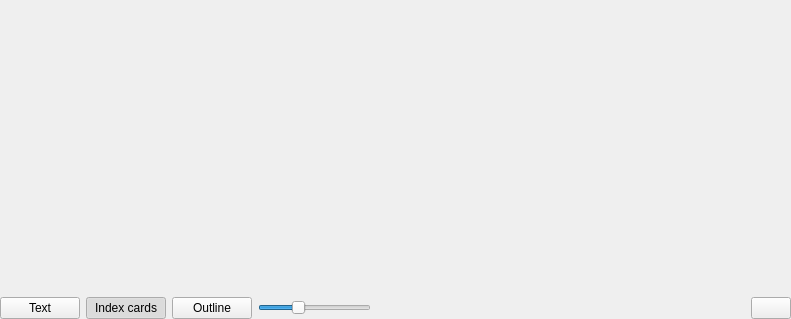
<?xml version="1.0" encoding="UTF-8"?>
<ui version="4.0">
 <class>mainEditor</class>
 <widget class="QWidget" name="mainEditor">
  <property name="geometry">
   <rect>
    <x>0</x>
    <y>0</y>
    <width>791</width>
    <height>319</height>
   </rect>
  </property>
  <property name="windowTitle">
   <string>Form</string>
  </property>
  <layout class="QVBoxLayout" name="verticalLayout">
   <property name="margin">
    <number>0</number>
   </property>
   <item>
    <widget class="QTabWidget" name="tab">
     <property name="currentIndex">
      <number>-1</number>
     </property>
     <property name="documentMode">
      <bool>true</bool>
     </property>
     <property name="tabsClosable">
      <bool>true</bool>
     </property>
     <property name="movable">
      <bool>true</bool>
     </property>
    </widget>
   </item>
   <item>
    <layout class="QHBoxLayout" name="horizontalLayout_19">
     <item>
      <widget class="QPushButton" name="btnRedacFolderText">
       <property name="text">
        <string>Text</string>
       </property>
       <property name="checkable">
        <bool>true</bool>
       </property>
       <attribute name="buttonGroup">
        <string notr="true">buttonGroup</string>
       </attribute>
      </widget>
     </item>
     <item>
      <widget class="QPushButton" name="btnRedacFolderCork">
       <property name="text">
        <string>Index cards</string>
       </property>
       <property name="checkable">
        <bool>true</bool>
       </property>
       <property name="checked">
        <bool>true</bool>
       </property>
       <attribute name="buttonGroup">
        <string notr="true">buttonGroup</string>
       </attribute>
      </widget>
     </item>
     <item>
      <widget class="QPushButton" name="btnRedacFolderOutline">
       <property name="text">
        <string>Outline</string>
       </property>
       <property name="checkable">
        <bool>true</bool>
       </property>
       <attribute name="buttonGroup">
        <string notr="true">buttonGroup</string>
       </attribute>
      </widget>
     </item>
     <item>
      <widget class="QSlider" name="sldCorkSizeFactor">
       <property name="minimumSize">
        <size>
         <width>100</width>
         <height>0</height>
        </size>
       </property>
       <property name="maximumSize">
        <size>
         <width>200</width>
         <height>16777215</height>
        </size>
       </property>
       <property name="minimum">
        <number>50</number>
       </property>
       <property name="maximum">
        <number>200</number>
       </property>
       <property name="value">
        <number>100</number>
       </property>
       <property name="orientation">
        <enum>Qt::Horizontal</enum>
       </property>
      </widget>
     </item>
     <item>
      <spacer name="horizontalSpacer_3">
       <property name="orientation">
        <enum>Qt::Horizontal</enum>
       </property>
       <property name="sizeHint" stdset="0">
        <size>
         <width>40</width>
         <height>20</height>
        </size>
       </property>
      </spacer>
     </item>
     <item>
      <widget class="textFormat" name="textFormat" native="true">
       <property name="sizePolicy">
        <sizepolicy hsizetype="Preferred" vsizetype="Fixed">
         <horstretch>0</horstretch>
         <verstretch>0</verstretch>
        </sizepolicy>
       </property>
       <property name="minimumSize">
        <size>
         <width>20</width>
         <height>20</height>
        </size>
       </property>
      </widget>
     </item>
     <item>
      <spacer name="horizontalSpacer_2">
       <property name="orientation">
        <enum>Qt::Horizontal</enum>
       </property>
       <property name="sizeHint" stdset="0">
        <size>
         <width>40</width>
         <height>20</height>
        </size>
       </property>
      </spacer>
     </item>
     <item>
      <widget class="QLabel" name="lblRedacWC">
       <property name="minimumSize">
        <size>
         <width>10</width>
         <height>0</height>
        </size>
       </property>
       <property name="text">
        <string/>
       </property>
      </widget>
     </item>
     <item>
      <widget class="QLabel" name="lblRedacProgress">
       <property name="minimumSize">
        <size>
         <width>100</width>
         <height>6</height>
        </size>
       </property>
       <property name="maximumSize">
        <size>
         <width>200</width>
         <height>14</height>
        </size>
       </property>
       <property name="text">
        <string/>
       </property>
      </widget>
     </item>
     <item>
      <widget class="QPushButton" name="btnRedacFullscreen">
       <property name="text">
        <string/>
       </property>
       <property name="icon">
        <iconset theme="view-fullscreen">
         <normaloff>../../../../../../../../.designer/backup</normaloff>../../../../../../../../.designer/backup</iconset>
       </property>
       <property name="shortcut">
        <string>F11</string>
       </property>
      </widget>
     </item>
    </layout>
   </item>
  </layout>
 </widget>
 <customwidgets>
  <customwidget>
   <class>textFormat</class>
   <extends>QWidget</extends>
   <header>manuskript.ui.editors.textFormat.h</header>
   <container>1</container>
  </customwidget>
 </customwidgets>
 <resources/>
 <connections/>
 <buttongroups>
  <buttongroup name="buttonGroup"/>
 </buttongroups>
</ui>
